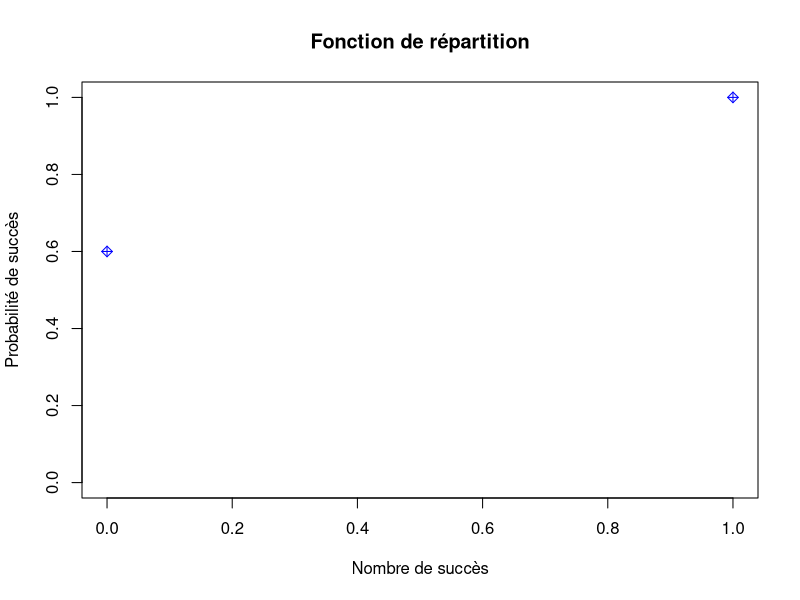
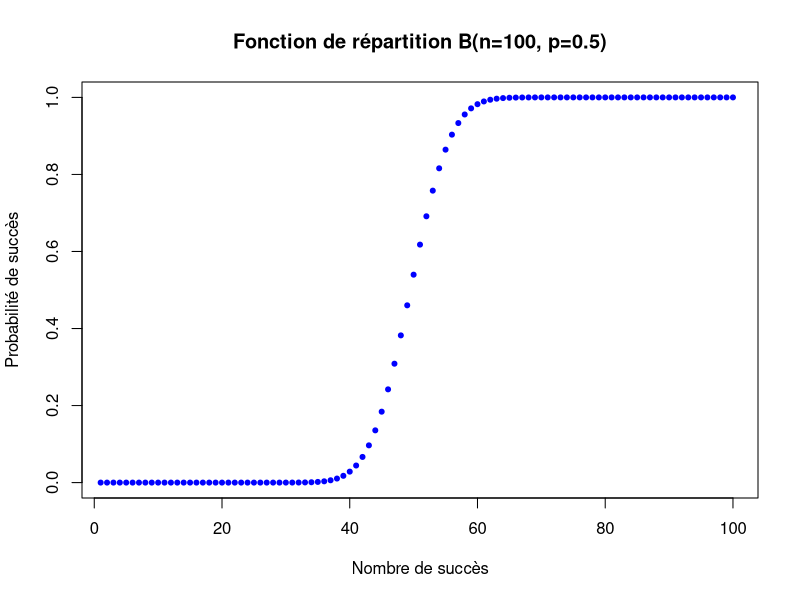
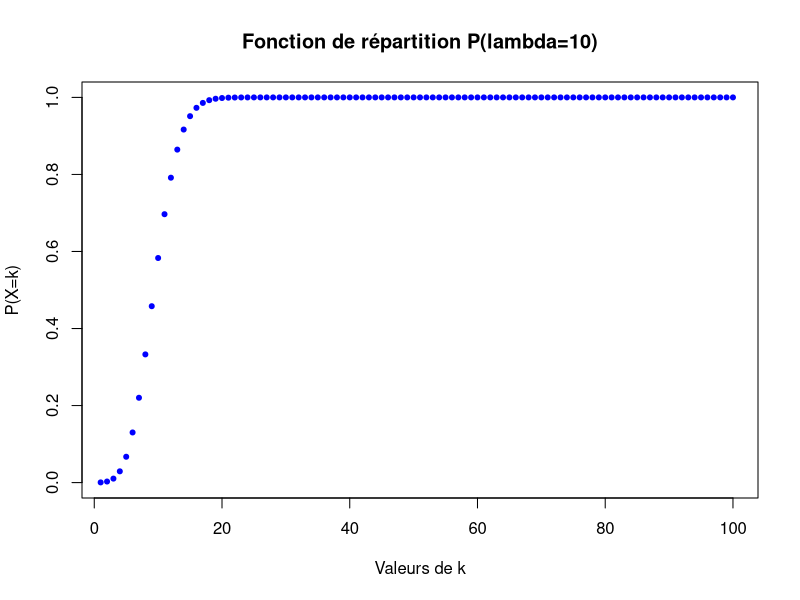
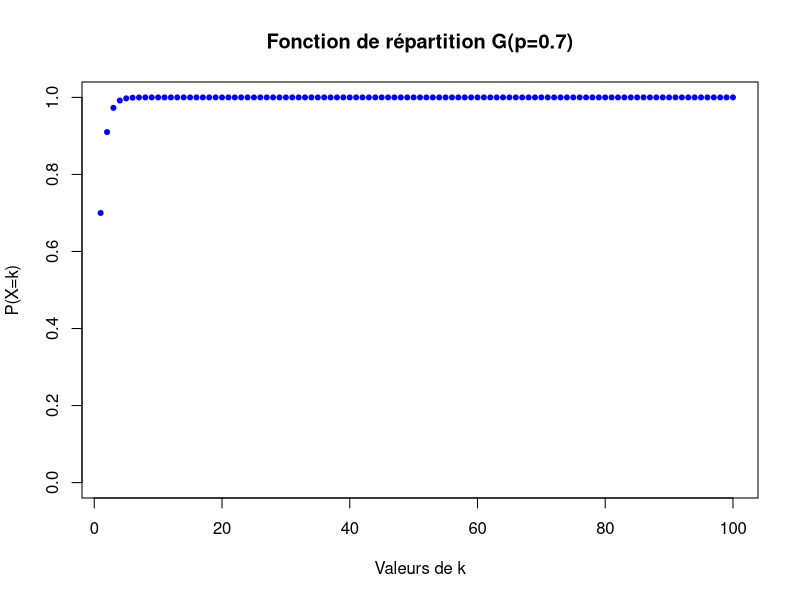
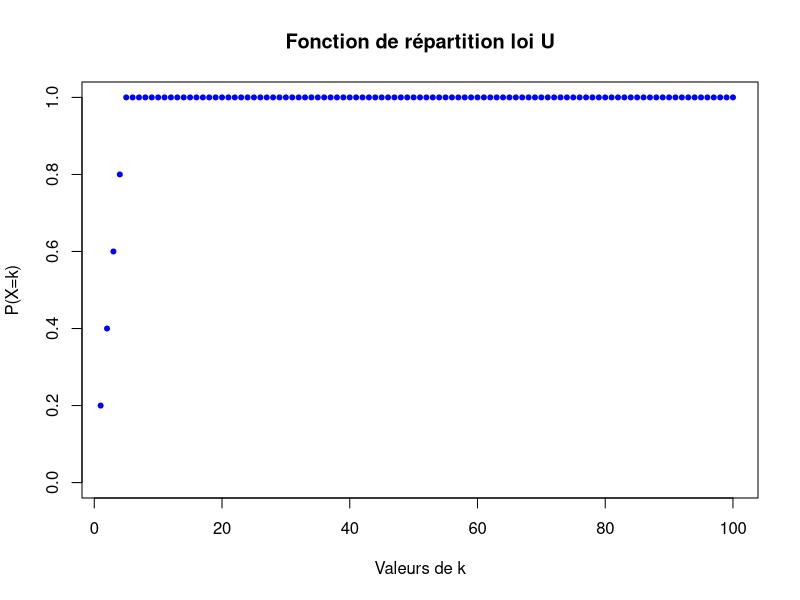
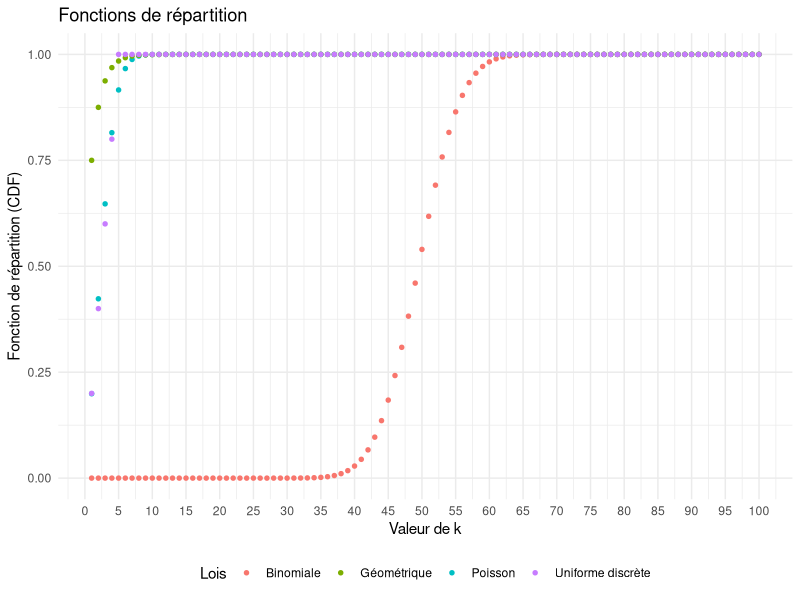

Reproduce these figures in R, in order.
## ---- chunk 1
library(ggplot2)
library(dplyr)
knitr::opts_chunk$set(echo = FALSE)
## ---- chunk 2
bernoulli = function(p,k){
  if ( (k==0 | k==1) & (p>0 & p<1) ){
        probabilite = p**k * (1-p)**(1-k)
        print(probabilite)
  } else
    print("Entrer des valeurs correctes de k ou de p")
}
## ---- chunk 3
bernoulli(0.4, 0)

bernoulli(0.4, 1)

bernoulli(0.4, 3)
## ---- chunk 4
repartition.bern = function(p,k){
  i     = 0
  somme = 0
  while(i<=k){
    if ( (k==0 | k==1) & (p>0 & p<1) ){
      probabilite = p**i * (1-p)**(1-i)
      somme = somme + probabilite
      i = i+1
      } else
        print("Entrer des valeurs correctes de k ou de p")
  }
  print(somme)
}
## ---- chunk 5
repartition.bern(0.4, 0) 

repartition.bern(0.4, 1)

## ---- chunk 6
k = seq(0, 1, by=1)
k = sort(k)
prob = c(0,0)
for(i in 1:length(k)){
  prob[[i]] = repartition.bern(0.4, k[[i]])
}
## ---- chunk 7
plot(k, prob, main = "Fonction de répartition",
     xlab = "Nombre de succès",
     ylab = "Probabilité de succès", type = 'p',
     pch=9, col="blue", ylim = c(0, 1))

## ---- chunk 8
binome = function(n, p, k){
  if(k<=n & (p>0 && p<1) & n>0 && is.numeric(n) && n%%1==0){
    combinaison = factorial(n)/(factorial(k)*factorial(n-k))
    probabilite  = combinaison * p**k * (1-p)**(n-k)
    print(probabilite)
  } else{
    print("Entrer des valeurs correctes de n, p et k")
  }
}
## ---- chunk 9
k = 1
n = 2
p = 0.5
binome(n, p, k) 
## ---- chunk 10
binome(2, 0.5, 4)
## ---- chunk 11
carac.binom = function(n, p){
  if(n>0 && (p>0 & p<1) && is.numeric(n) && n%%1==0){
      esperance = n*p
      variance  = n*p*(1-p)
      return(list(Esperance = esperance, Variance=variance))
  } else{
    print("Entrer des valeurs correctes de n ou de p")
  }
}
## ---- chunk 12
carac.binom(4, 0.8)
## ---- chunk 13
repartition.binom = function(n, p, k){
  i = 0
  somme = 0
  if(k<=n & (p>0 & p<1) & n>0 & is.numeric(n) & n%%1==0){
    while(i<=k){
      combinaison=factorial(n)/(factorial(i)*factorial(n-i))
      probabilite= combinaison * p**i * (1-p)**(n-i)
      somme = somme + probabilite
      i = i + 1
      }
    }else{
    print("Entrer des valeurs correctes de n, de p ou de k")
    }
 print(somme)
}

## ---- chunk 14
n = 2
p = 0.5
k = 1
repartition.binom (n, p, k)
## ---- chunk 15
vecteur =  seq(1,100,by=1)
vecteur.prob = c(0)
for (i in 1:length(vecteur)) {
  vecteur.prob[i]= repartition.binom(100, 0.5, vecteur[[i]])
}
vecteur.prob = sort(vecteur.prob)


## ---- chunk 16
plot(vecteur, vecteur.prob, main = "Fonction de répartition B(n=100, p=0.5)",
     xlab = "Nombre de succès", ylab = "Probabilité de succès", type = 'p',
     pch=20, col="blue", ylim = c(0, 1), xlim = c(2,100))
## ---- chunk 17
poisson = function(lambda, k){
  if(lambda>0 && k>0 && is.numeric(k) && k%%1==0){
    probabilite = (exp(-lambda)*lambda**k)/factorial(k)
    print(probabilite)
  } else {
    print("Entrer des valeurs correctes de k ou de lambda")
  }
}

## ---- chunk 18
poisson(10, 2)
## ---- chunk 19
b1 = binome(100, 0.01, 2)
p1 = poisson(100*0.01, 2)
## ---- chunk 20
repartition.poiss = function(lambda, k){
  i = 0
  somme = 0
  if(lambda>0 && k>0 && is.numeric(k) && k%%1==0){
    while(i<=k){
      probabilite = (exp(-lambda)*lambda**i)/factorial(i)
      somme = somme + probabilite
      i = i + 1
      }
    }else{
    print("Entrer des valeurs correctes de n, de p ou de k")
    }
 print(somme)
}

## ---- chunk 21
vecteur =  seq(1,100,by=1)
vecteur.prob = c(0)
for (i in 1:length(vecteur)) {
  vecteur.prob[i]= repartition.poiss(10, vecteur[[i]])
}
vecteur.prob = sort(vecteur.prob)

## ---- chunk 22
plot(vecteur, vecteur.prob, main = "Fonction de répartition P(lambda=10)",
     xlab = "Valeurs de k", ylab = "P(X=k)", type = 'p',
     pch=20, col="blue", ylim = c(0, 1), xlim = c(2,100))
## ---- chunk 23
geometrique = function(p, k){
  if(k>=0 &  (p>0 & p<1) &  is.numeric(k) & k%%1==0){
    probabilite = p*(1-p)**(k-1)
    print(probabilite)
  }else{
    print("Entrer des valeurs correctes de p ou de k")
  }
}
## ---- chunk 24
geometrique(0.7, 3)
## ---- chunk 25
repartition.geom = function(p, k){
  i = 1
  somme = 0
  if(k>=0 &  (p>0 & p<1) &  is.numeric(k) & k%%1==0){
    while(i<=k){
      probabilite = p*(1-p)**(i-1)
      somme = somme + probabilite
      i = i + 1
      }
    }else{
    print("Entrer des valeurs correctes de p ou de k")
    }
 print(somme)
}
## ---- chunk 26
vecteur =  seq(1,100,by=1)
vecteur.prob = c(0)
for (i in 1:length(vecteur)) {
  vecteur.prob[i]= repartition.geom(0.7, vecteur[[i]])
}
vecteur.prob = sort(vecteur.prob)

## ---- chunk 27
plot(vecteur, vecteur.prob, main = "Fonction de répartition G(p=0.7)",
     xlab = "Valeurs de k", ylab = "P(X=k)", type = 'p',
     pch=20, col="blue", ylim = c(0, 1), xlim = c(2,100))
## ---- chunk 28
uniforme = function(n){
  if(n>0 & is.numeric(n) & n%%1==0){
    probabilite = 1/n
    print(probabilite)
  } else{
    print("Entrer une valeur correcte de n")
  }
}
## ---- chunk 29
n=6
uniforme(n)
## ---- chunk 30
repartition.unif.d = function(n, k){
  if((k>=1 & k<n) & n>0 & is.numeric(n) & n%%1==0){
    probabilite = floor(k)/n
    print(probabilite)
  } else{
    if(k<1){
      print(0)
    } else{
      if(k>=n){
        print(1)
      }else{
        print("Entrer une valeur correcte de n ou de k")
      }
    }
  }
}
## ---- chunk 31
repartition.unif.d(6, 4)
## ---- chunk 32
vecteur =  seq(1,100,by=1)
vecteur.prob = c(0)
for (i in 1:length(vecteur)) {
  vecteur.prob[i]= repartition.unif.d(5, vecteur[[i]])
}
vecteur.prob = sort(vecteur.prob)
## ---- chunk 33
plot(vecteur, vecteur.prob, main = "Fonction de répartition loi U",
     xlab = "Valeurs de k", ylab = "P(X=k)", type = 'p',
     pch=20, col="blue", ylim = c(0, 1), xlim = c(2,100))
## ---- chunk 34
# Paramètres des distributions
n = 100      # nombre d'essais pour la binomiale et la binomiale négative
p = 0.5     # probabilité de succès pour les distributions binomiale, géométrique et binomiale négative

lambda  = 3  # paramètre pour la loi de Poisson
n_hyper = 50
k       = 1:100   # valeurs pour la variable aléatoire (X)

# Fonctions de répartition pour chaque distribution
data = data.frame(
  k = rep(k, 4),
  CDF = c(
    pbinom(k, size = n, prob = p),           # Binomiale
    ppois(k, lambda = lambda),               # Poisson
    pgeom(k, prob = p),                      # Géométrique
    vecteur.prob),     # Uniforme discrète           
    Lois = factor(rep(c("Binomiale", "Poisson", "Géométrique",
                              "Uniforme discrète"), each = length(k)))
)

# Graphique
ggplot(data, aes(x = k, y = CDF, color = Lois)) +
  geom_point(size = 1.2) +
  labs(title = "Fonctions de répartition",
              x = "Valeur de k", y = "Fonction de répartition (CDF)") +
  scale_x_continuous(breaks = seq(0, 100, by = 5)) +
  theme_minimal() +
  theme(legend.position = "bottom")




